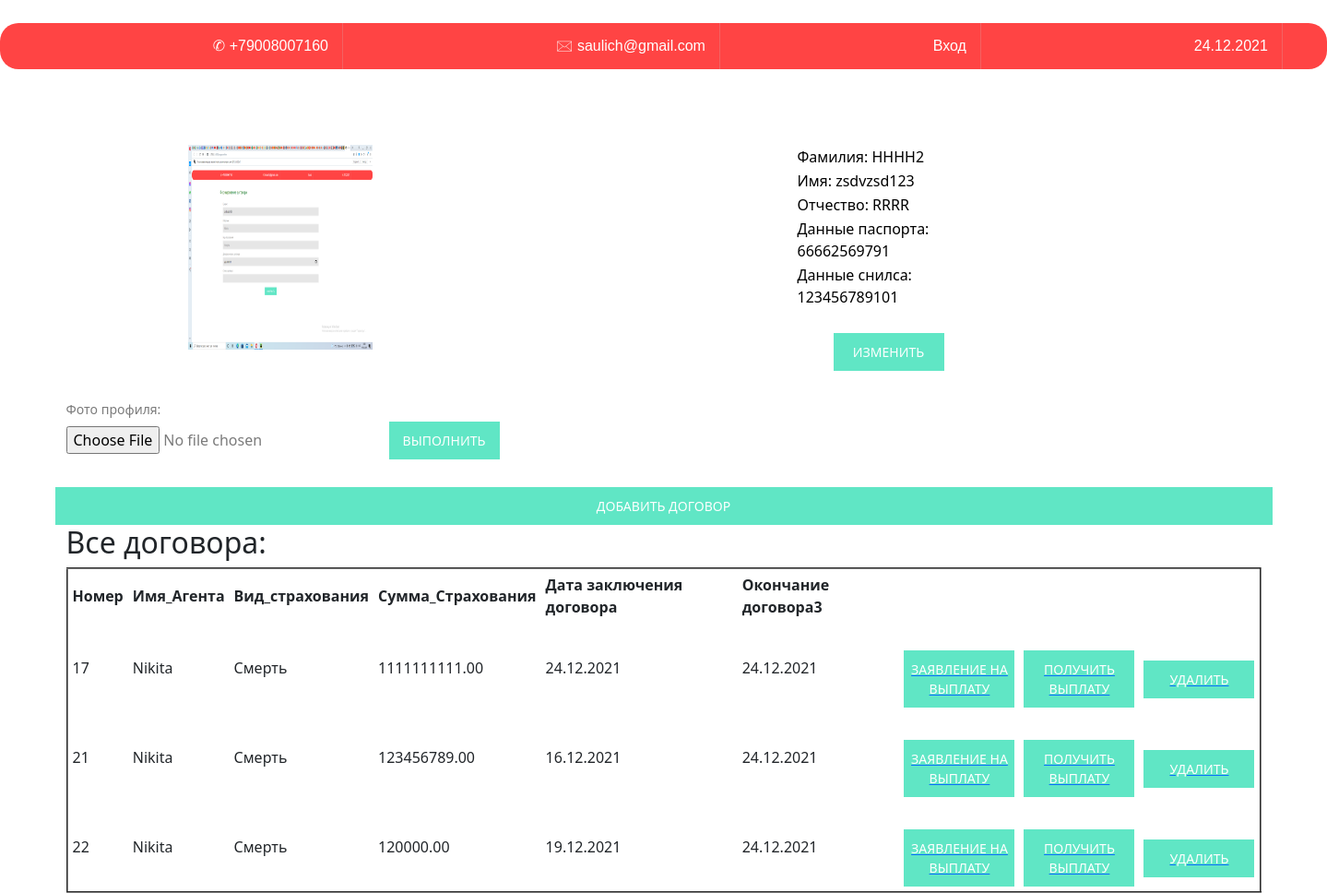
Page /home.html (signed in) on the earlier database version.
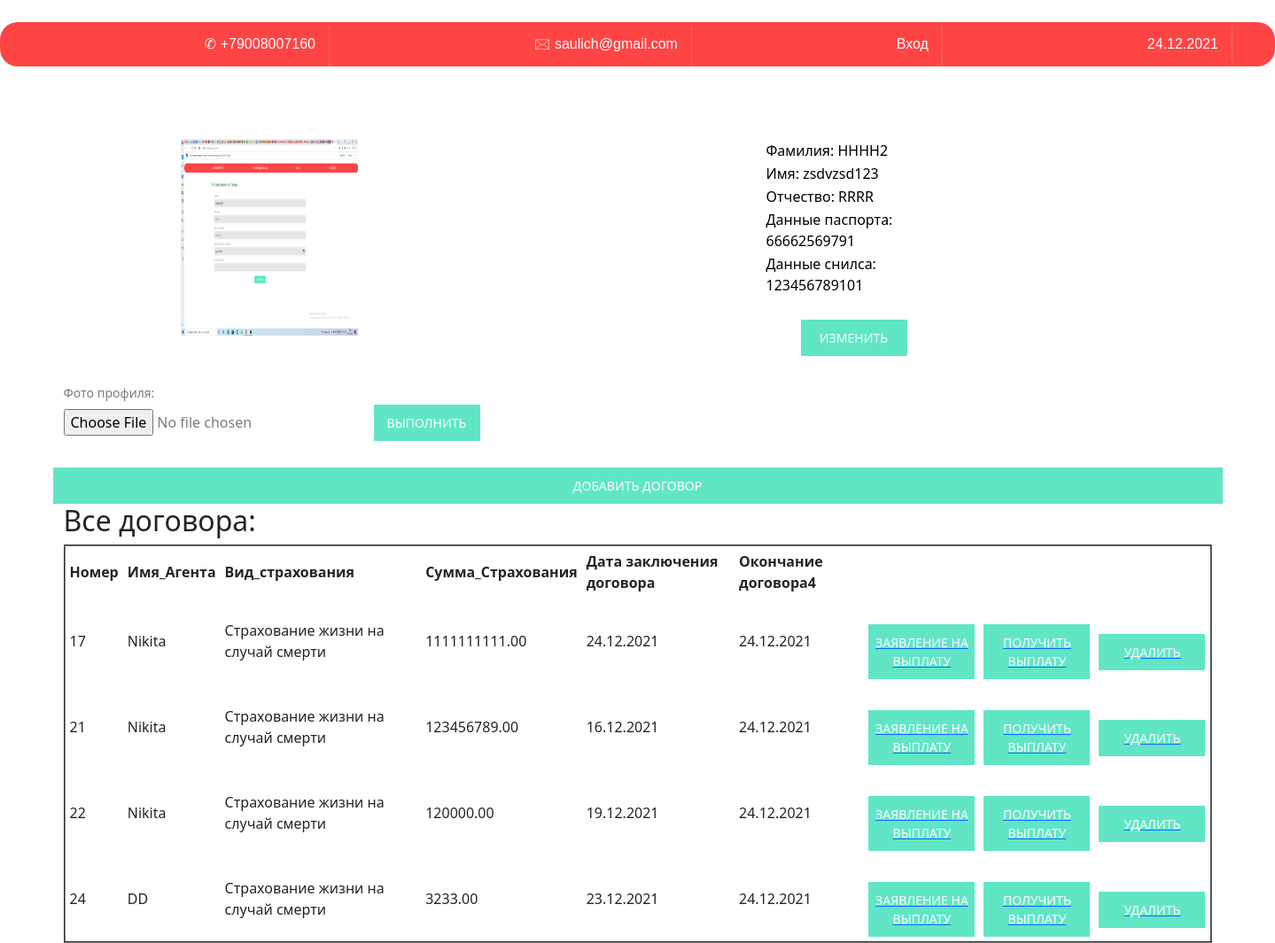
Same page on the later database version.
### firstapp/models.py (models this page shows, shortened)
class User(models.Model):
    login = models.CharField(max_length=50)
    password = models.CharField(max_length=50)
    name = models.CharField(max_length=50)
    surname = models.CharField(max_length=50)
    patronymic = models.CharField(max_length=50)
    photo_profile = models.ImageField(upload_to="photos_profile/%Y/%m/%d", verbose_name="Фото профиля")

class Customer(models.Model):
    passport_data = models.CharField(max_length=150)
    snills = models.CharField(max_length=11)
    user = models.ForeignKey(User, on_delete=models.CASCADE)

class Dogovor(models.Model):
    customer = models.ForeignKey(Customer, on_delete=models.CASCADE)
    employeer = models.ForeignKey(Employeer, on_delete=models.CASCADE)
    type_view = models.ForeignKey(TypeOfInsurance, on_delete=models.CASCADE)
    time = models.DateField(default=timezone.now)
    sum_insurance = models.DecimalField(max_digits=20, decimal_places=2)

class Employeer(models.Model):
    position = models.CharField(max_length=50)
    user = models.ForeignKey(User, on_delete=models.CASCADE)
    def __str__(self):
        return self.user.name

class TypeOfInsurance(models.Model):
    сontract_time = models.DateTimeField()
    Name_view = models.CharField(max_length=150)
    Description_view = models.TextField(blank=True)
    percentage_of_insurance_premium = models.DecimalField(max_digits=20, decimal_places=2)
    def __str__(self):
        return self.Name_view

### firstapp/views.py (the view, shortened to what this page needs)
# urls.py: path('home.html', PageHome.as_view()),
class PageHome(View):
    def get(self, request):
        if 'id_user' in request.session.keys():
            tasks = get_material(request.session['id_user'])
            information = get_info(request.session['id_user'])
            ifnodogovor1 = get_count_dogovor()
            ifnodogovor = get_info_dogovor(request.session['id_user'])
            context = {
                'tasks': tasks,
                'information': information,
                'ifnodogovor': ifnodogovor,
                'ifnodogovor1': ifnodogovor1
            }
        return render(request, 'home.html', context=context)

### firstapp/basa.py (called while the page is built)
def get_material(user_id):
    materials = Customer.objects.filter(user=user_id)
    return materials

def get_info(user_id):
    info = User.objects.filter(id=user_id)
    return info

def get_info_dogovor(user_id):
    info_dogovor = Dogovor.objects.filter(customer=user_id)
    return info_dogovor

def get_count_dogovor():
    count = Dogovor.objects.all().count()
    return count

### firstapp/templates/home.html (shortened to what this page needs)
{% extends 'layout.html'%}
{% block content%}
 <div class="container" >
  <div class="row">
    <div class="col-12 col-sm-12 col-md-6 col-lg-6 col-xl-6 photoProfil">
        {% for info in information %}
            <img src="{{info.photo_profile}}" width="200" height="222" >
        {% endfor %}
    </div>
      {% for info in information %}
            {% for task in tasks %}
                {% include 'string.html' %}
            {% endfor %}
        {% endfor %}
      <form method="post" enctype="multipart/form-data">
                <label >Фото профиля:</label>
                <input type="file" name="photo_profile"  required>
                <button type="submit" STYLE="margin-top:-35px; margin-left:350px;">Выполнить</button>
            </form>
      <button onclick="window.location.href='dogovor.html'">Добавить договор</button>
      <div class="block">
            <h2 class="extremum-click">Все договора:</h2>
            <div class="extremum-slide">
    <div class="documents">
     <table border="2" width="100%" cellpadding="5" rules="rows" id ="zen">
         <tr>
                <th>Номер</th>
                <th>Имя_Агента</th>
                <th>Вид_страхования</th>
                <th>Сумма_Страхования</th>
                <th>Дата заключения договора</th>
                <th>Окончание договора{{ifnodogovor1}}</th>
           </tr>
        <tbody>
         {% for infodoc in ifnodogovor %}
                 {% include 'table.html' %}
        {% endfor %}
        </table>
            </div>
        </div>
    </div>
  </div>
</div>
  {% endblock %}

### firstapp/templates/string.html
{% block content %}
    <div class="col-8 col-sm-8 col-md-4 col-lg-4 col-xl-4 info">
      <table class="ret">
        <tr class="success">
            <td width="200px"><font color="Black">Фамилия: {{info.surname}} </font></td>
        </tr>
        <tr class="success">
            <td width="200px"><font color="Black">Имя: {{info.name}}</font></td>
        </tr>
        <tr class="success">
            <td width="200px"><font color="Black">Отчество: {{info.patronymic}}</font></td>
        </tr>
          <tr class="success">
            <td width="200px"><font color="Black">Данные паспорта: {{task.passport_data}}</font></td>
        </tr>
          <tr class="success">
            <td width="200px"><font color="Black">Данные снилса: {{task.snills}}</font></td>
        </tr>
        <tr>
            <td>
                <button onclick="window.location.href='edit_customer.html/{{info.id}}'">Изменить</button>
            </td>
        </tr>
    </table>
    </div>
{% endblock %}

### firstapp/templates/table.html
{% block content %}
            <tr>
                <td>{{infodoc.id}}</td>
                <td>{{infodoc.employeer}}</td>
                <td>{{infodoc.type_view}}</td>
                <td>{{infodoc.sum_insurance}}</td>
                <td>{{infodoc.time|date:"d.m.Y"}}</td>
                <td>{{infodoc.type_view.сontract_time|date:"d.m.Y"}}</td>
                <td><a  href="application_for_payment.html/{{infodoc.id}}"><button >Заявление на выплату</button></a></td>
                <td><a  href="payment.html/{{infodoc.id}}"><button >Получить выплату</button></a></td>
                <td><a  href="delete_dogovor.html/{{infodoc.id}}"><button >Удалить</button></a>
            </td>
            </tr>
{% endblock %}

Differences in the rows shown:
changed through a linked row, Dogovor id 17: type_view "Смерть" → "Страхование жизни на случай смерти"
changed through a linked row, Dogovor id 21: type_view "Смерть" → "Страхование жизни на случай смерти"
changed through a linked row, Dogovor id 22: type_view "Смерть" → "Страхование жизни на случай смерти"
added Dogovor: id "24", employeer "DD", type_view "Страхование жизни на случай смерти", sum_insurance "3233.00", time "23.12.2021", type_view.сontract_time "24.12.2021"
Other differences:
{{ ifnodogovor1 }}: "3" → "4"
